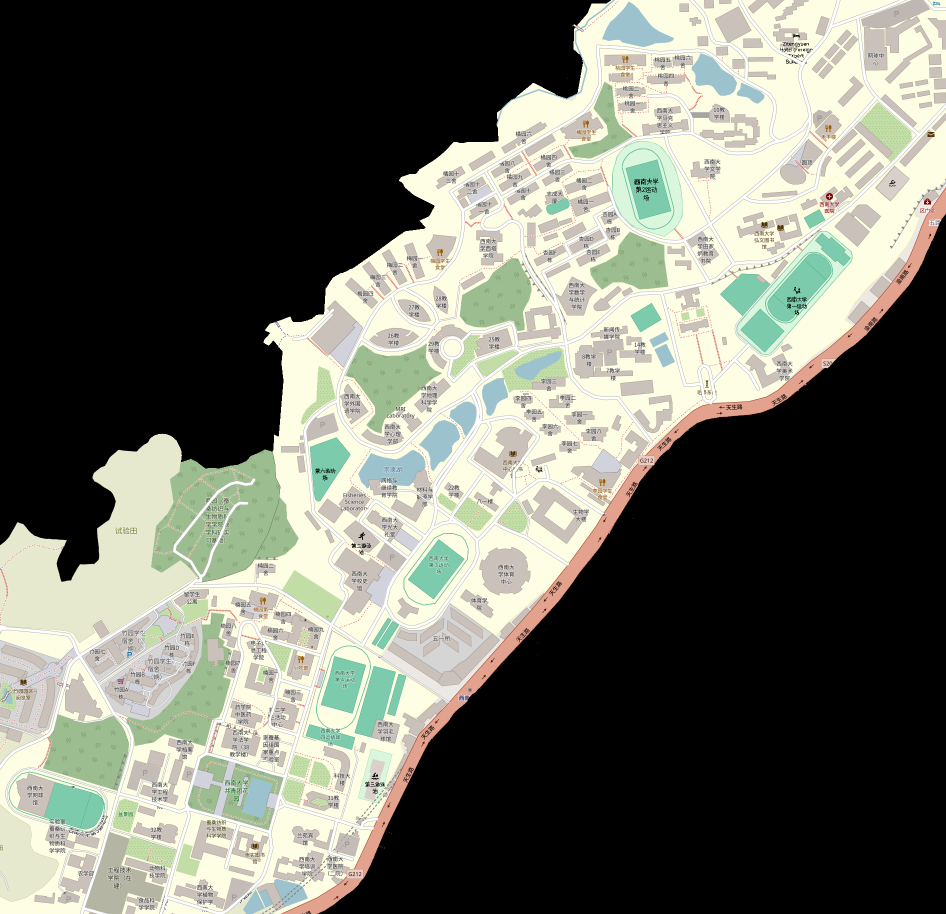
#> input picture images/original.png, 1892 x 1828 px (shown at 1/2 size)
$ python cvtColor.py
#> lines starting #> are read from the running program, lines starting #| are printed output that depends on the picture; after the words box and inside, x2 and y2 are one past the last pixel; in counts of white or black regions, pixels touching at a corner belong together
import cv2
import numpy as np

# 定义RGB颜色
color_white = np.uint8([[[255, 255, 255]]])  # 纯白色
color_almost_white = np.uint8([[[229, 229, 230]]])  # 几乎白色

# 将RGB转换为HSV
hsv_white = cv2.cvtColor(color_white, cv2.COLOR_RGB2HSV)
hsv_almost_white = cv2.cvtColor(color_almost_white, cv2.COLOR_RGB2HSV)

# 打印HSV值
print("HSV for White: ", hsv_white)
print("HSV for Almost White: ", hsv_almost_white)

# 设置阈值
# 通常情况下，我们只关心饱和度和明度
lower_bound = np.array([0, 0, np.min([hsv_white[0][0][2], hsv_almost_white[0][0][2]])])
upper_bound = np.array([180, np.max([hsv_white[0][0][1], hsv_almost_white[0][0][1]]), 255])

# 打印阈值
print("Lower Bound for White: ", lower_bound)
print("Upper Bound for White: ", upper_bound)

# 定义新的景观颜色：9CBD8F, C2DEA6, 9CC2CD
# 将这些颜色转换为HSV

# 9CBD8F
color_1 = np.uint8([[[156, 189, 143]]])  # RGB = [156, 189, 143]
hsv_1 = cv2.cvtColor(color_1, cv2.COLOR_RGB2HSV)

# C2DEA6
color_2 = np.uint8([[[194, 222, 166]]])  # RGB = [194, 222, 166]
hsv_2 = cv2.cvtColor(color_2, cv2.COLOR_RGB2HSV)

# 9CC2CD
color_3 = np.uint8([[[156, 194, 205]]])  # RGB = [156, 194, 205]
hsv_3 = cv2.cvtColor(color_3, cv2.COLOR_RGB2HSV)

# 打印这三种颜色的HSV值
print("HSV for 9CBD8F: ", hsv_1)
print("HSV for C2DEA6: ", hsv_2)
print("HSV for 9CC2CD: ", hsv_3)

# 通过查看它们的HSV范围，可以设置大概的阈值
# 设置阈值范围，这里假设我们根据这些颜色的HSV值设置一个适当的范围

# 景观颜色的HSV范围
lower_landscape_1 = np.array([hsv_1[0][0][0] - 10, 50, 50])  # 色相偏移 + 饱和度和亮度的下限
upper_landscape_1 = np.array([hsv_1[0][0][0] + 10, 255, 255])  # 色相偏移 + 饱和度和亮度的上限

lower_landscape_2 = np.array([hsv_2[0][0][0] - 10, 50, 50])  # 色相偏移 + 饱和度和亮度的下限
upper_landscape_2 = np.array([hsv_2[0][0][0] + 10, 255, 255])  # 色相偏移 + 饱和度和亮度的上限

lower_landscape_3 = np.array([hsv_3[0][0][0] - 10, 50, 50])  # 色相偏移 + 饱和度和亮度的下限
upper_landscape_3 = np.array([hsv_3[0][0][0] + 10, 255, 255])  # 色相偏移 + 饱和度和亮度的上限

# 创建景观掩膜
image = cv2.imread('images/original.png')  # 假设你已经有了一个名为 'image' 的图像变量
#> image is the input picture: shape (1828, 1892, 3); mean B, G, R 101, 111.2, 109.2
hsv_image = cv2.cvtColor(image, cv2.COLOR_BGR2HSV)
#> hsv_image: shape (1828, 1892, 3); mean H, S, V 15.4, 16.6, 113.5

# 创建白色掩膜
mask_white = cv2.inRange(hsv_image, lower_bound, upper_bound)
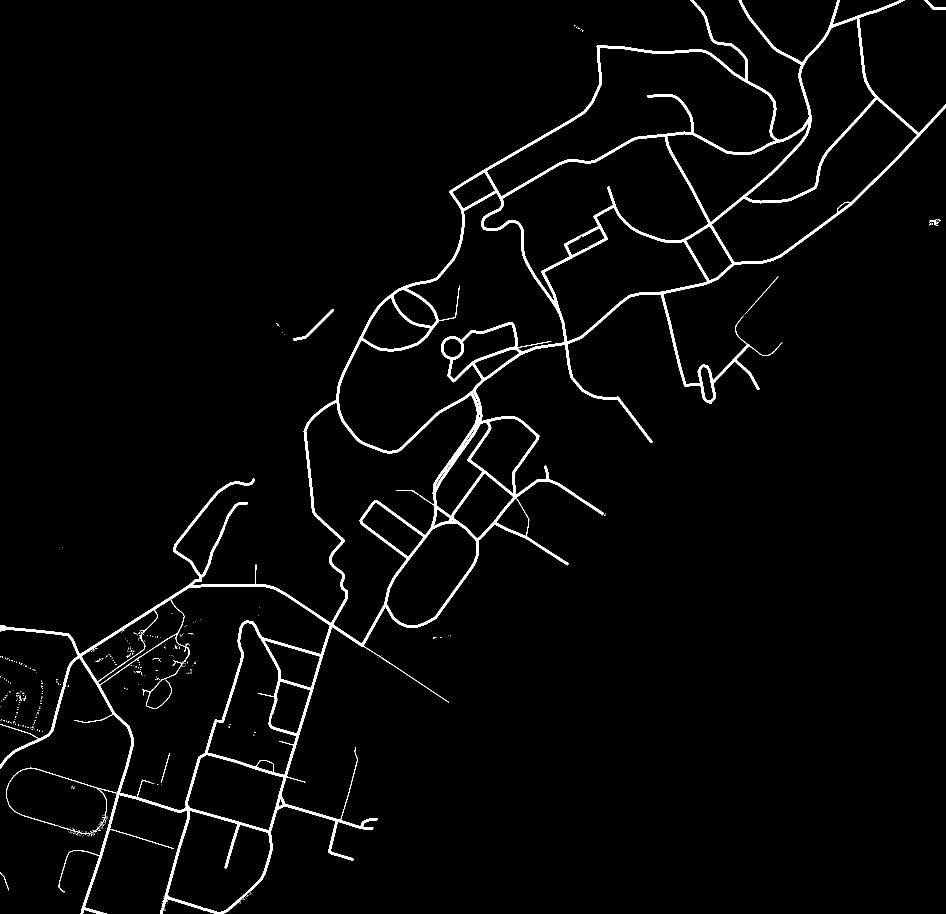
#> mask_white: shape (1828, 1892) (shown at 1/2 size); 2.7% white; 405 white regions (398 under 20 px), largest, box (x1, y1, x2, y2) and area: (0, 0, 1892, 1828) 90721, (586, 618, 668, 681) 515, (1848, 0, 1892, 20) 245

# 创建景观掩膜
mask_landscape_1 = cv2.inRange(hsv_image, lower_landscape_1, upper_landscape_1)
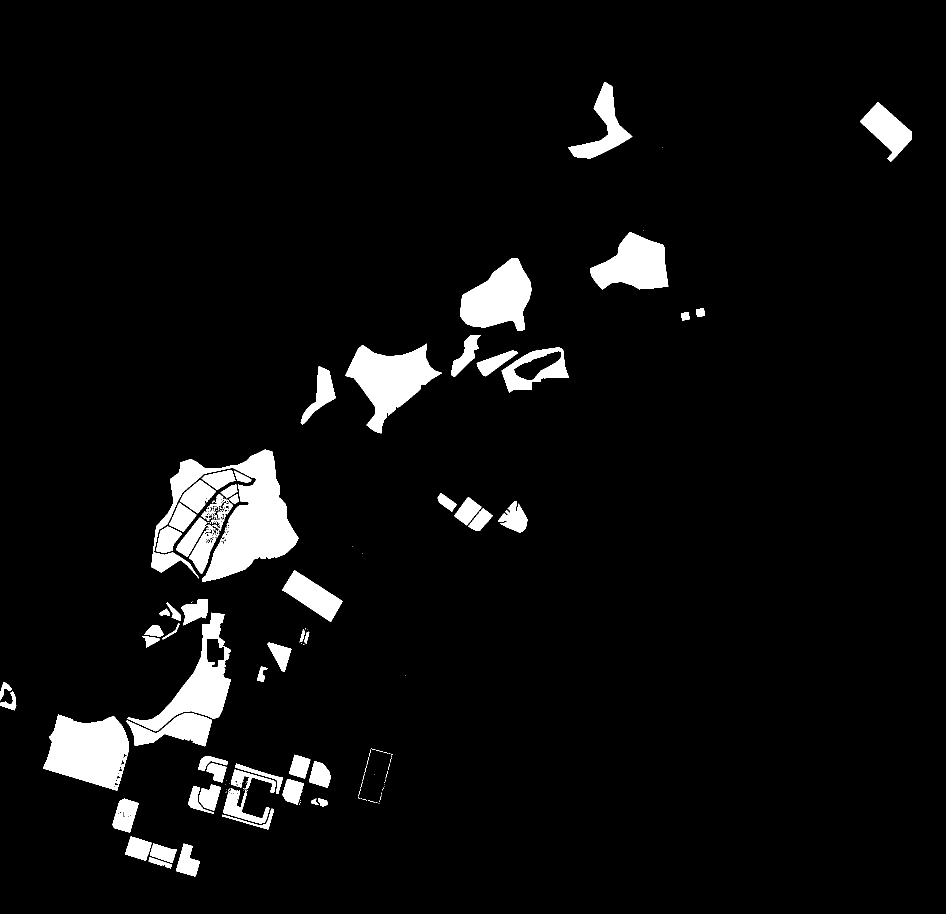
#> mask_landscape_1: shape (1828, 1892) (shown at 1/2 size); 5.3% white; 197 white regions (123 under 20 px), largest, box (x1, y1, x2, y2) and area: (302, 899, 597, 1164) 29717, (86, 1429, 258, 1581) 18068, (691, 687, 884, 867) 15915
mask_landscape_2 = cv2.inRange(hsv_image, lower_landscape_2, upper_landscape_2)
mask_landscape_3 = cv2.inRange(hsv_image, lower_landscape_3, upper_landscape_3)
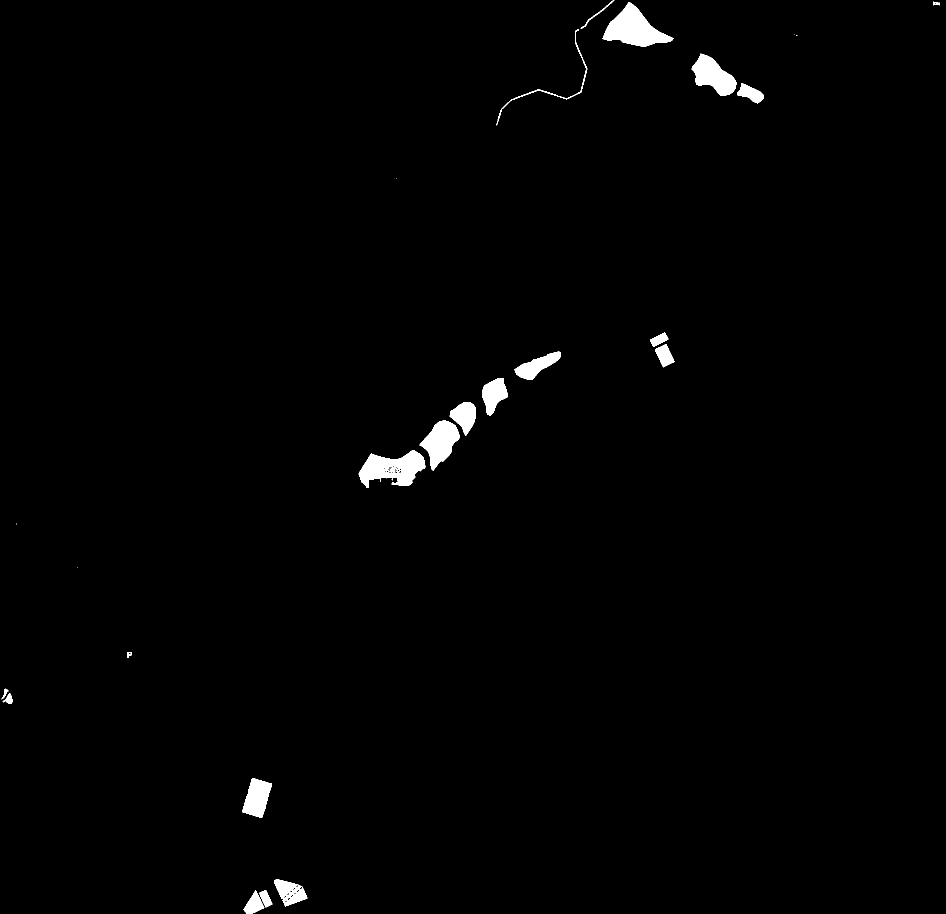
#> mask_landscape_3: shape (1828, 1892) (shown at 1/2 size); 1.1% white; 28 white regions (8 under 20 px), largest, box (x1, y1, x2, y2) and area: (1205, 4, 1348, 93) 6232, (717, 901, 851, 976) 5749, (839, 841, 920, 942) 4282

# 合并景观掩膜
mask_landscape = cv2.bitwise_or(mask_landscape_1, mask_landscape_2)
mask_landscape = cv2.bitwise_or(mask_landscape, mask_landscape_3)
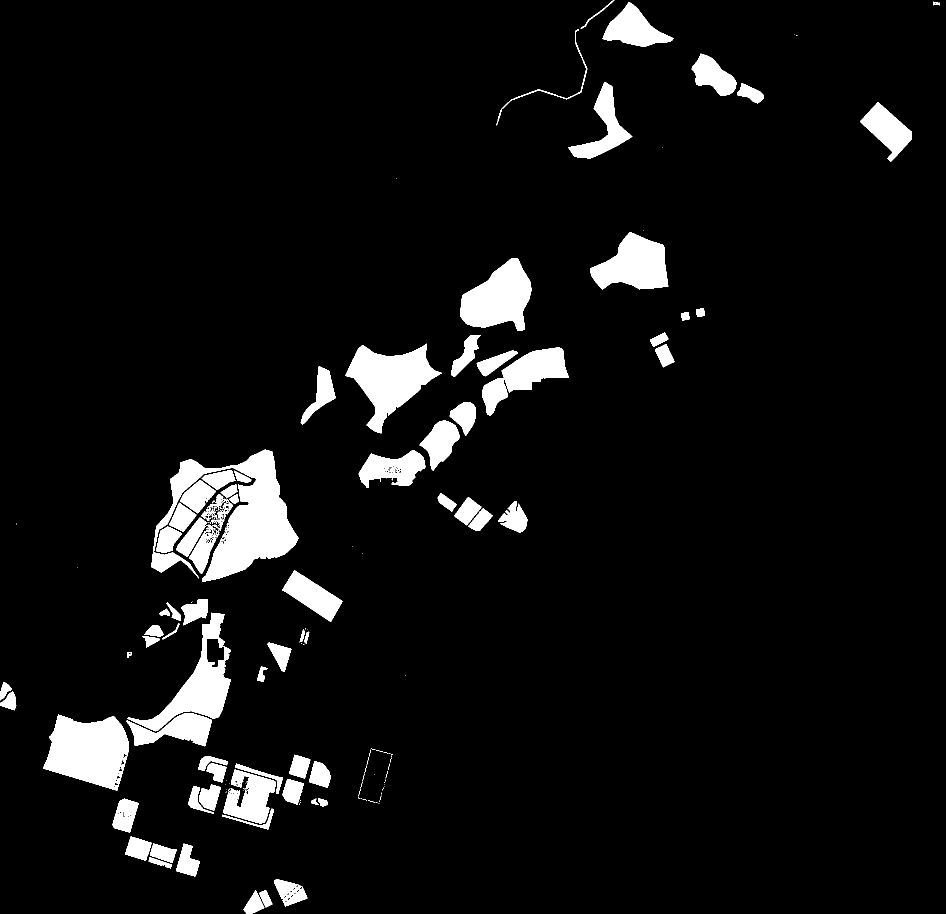
#> mask_landscape: shape (1828, 1892) (shown at 1/2 size); 6.4% white; 217 white regions (129 under 20 px), largest, box (x1, y1, x2, y2) and area: (302, 899, 597, 1164) 29717, (86, 1429, 258, 1581) 18068, (691, 687, 884, 867) 15915

# 结果图像初始化
result = np.zeros_like(image)

# 将白色区域处理为白色
result[mask_white != 0] = [255, 255, 255]

# 将景观区域处理为绿色 (85FFAF的BGR值是 [85, 255, 175])
result[mask_landscape != 0] = [85, 255, 175]  # 绿色 BGR

# 显示结果
cv2.imshow('Original', image)
cv2.imshow('Mask White', mask_white)
cv2.imshow('Mask Landscape', mask_landscape)
cv2.imshow('Result', result)
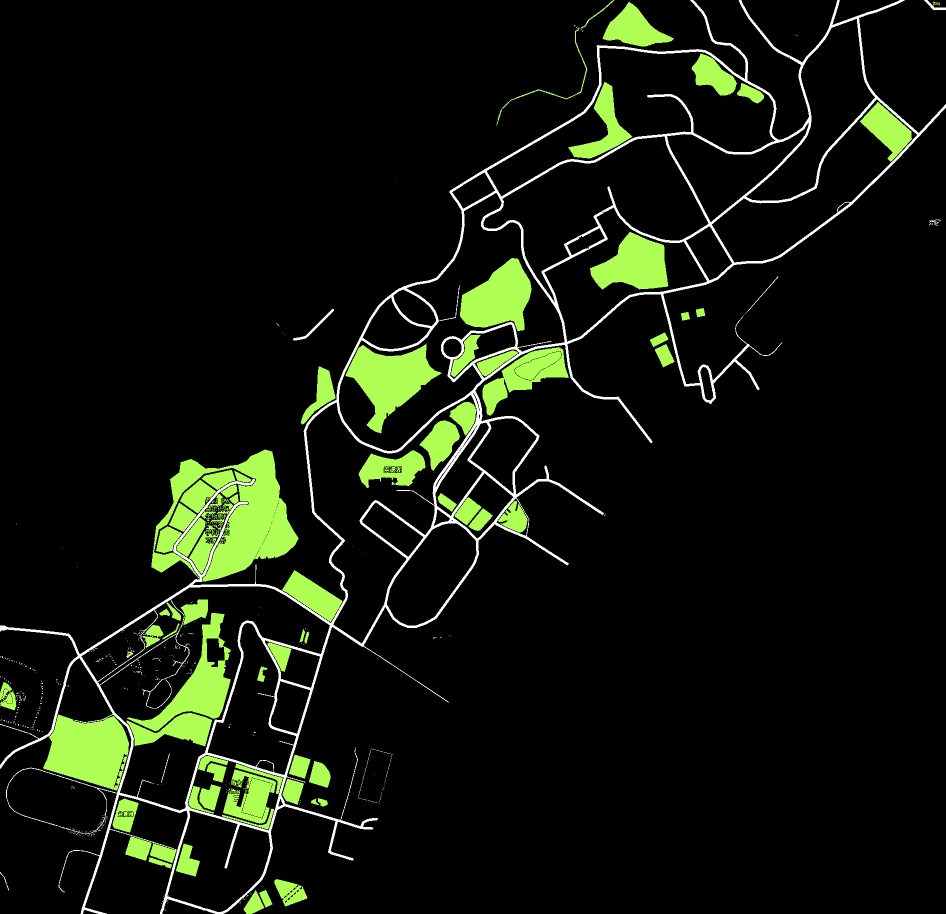
#> window 'Result': shape (1828, 1892, 3) (shown at 1/2 size); mean B, G, R 12.3, 23.2, 18

# 等待按键后关闭窗口
cv2.waitKey(0)

# 保存图像
cv2.imwrite('images/saved_original.png', image)
cv2.imwrite('images/saved_mask_white.png', mask_white)
cv2.imwrite('images/saved_mask_landscape.png', mask_landscape)
cv2.imwrite('images/saved_result.png', result)

# 关闭所有窗口
cv2.destroyAllWindows()
